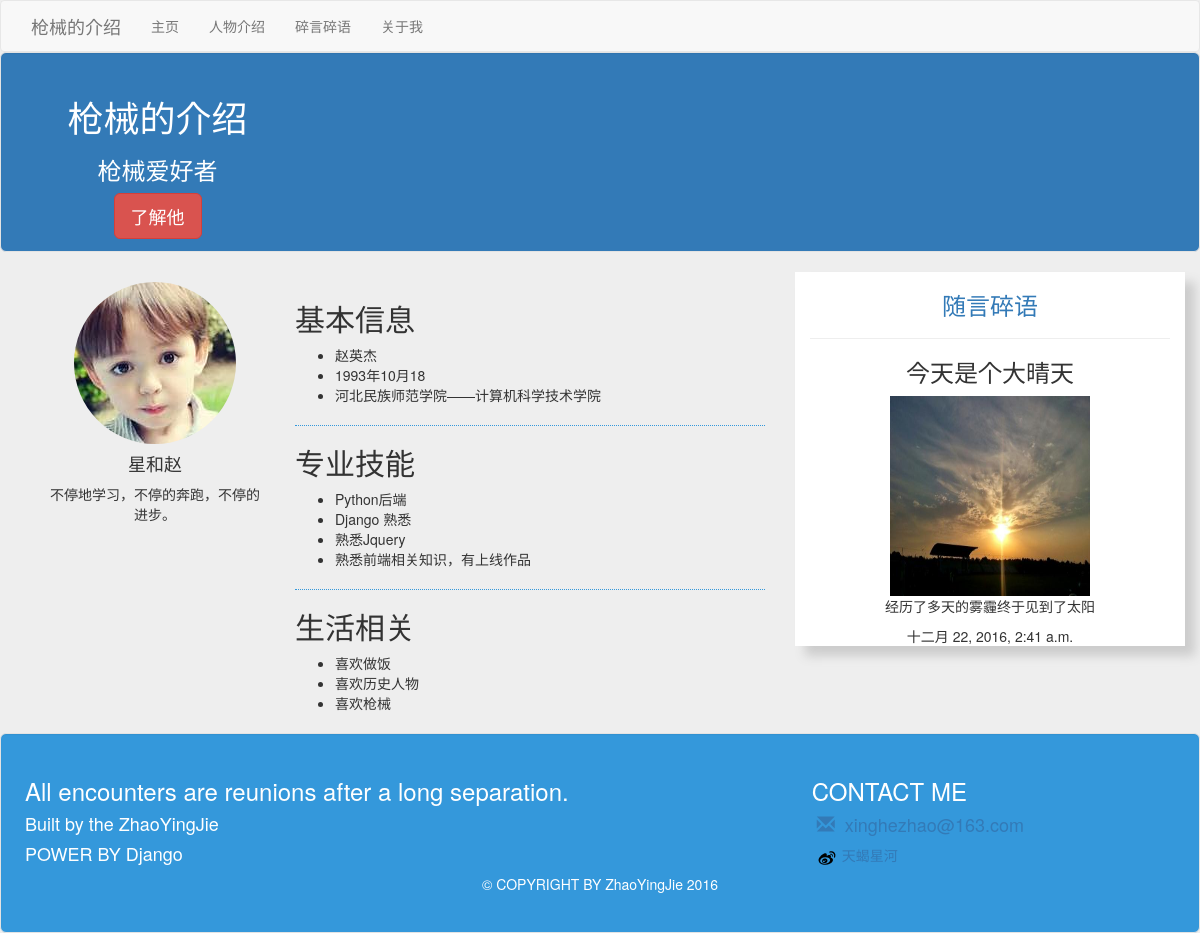
Screenshot of /aboutme/ with the database file from the repository.
### blog/models.py (models this page shows, shortened)
class Aboutme(models.Model):
    name = models.CharField('姓名',max_length = 10)
    nickname = models.CharField('昵称',max_length = 20)
    motto = models.CharField('座右铭', max_length = 20)
    birthday = models.CharField('生日',max_length = 10)
    university = models.CharField('大学',max_length = 50)
    image = models.ImageField(null = True, blank=True, upload_to='images/%Y/%m/%d')#ull=True,数据库可以为空；blank=True，后台输入可以为空
    skills = models.ManyToManyField(Skill)
    lifes = models.ManyToManyField(Life)

class Skill(models.Model):
    title = models.CharField('专业技能', max_length = 20)
    def __unicode__(self):
        return self.title

class Life(models.Model):
    title = models.CharField('生活相关',max_length = 50)
    def __unicode__(self):
        return self.title

class Speak(models.Model):
    title = models.CharField('题目', max_length = 20, null=True)
    content = models.TextField('碎言碎语', max_length = 200)
    image = models.ImageField(null = True, blank=True, upload_to='images/%Y/%m/%d')#ull=True,数据库可以为空；blank=True，后台输入可以为空
    created = models.DateTimeField(auto_now_add = True)

### blog/views.py (the view)
# urls.py: url(r'^aboutme/$', aboutme, name='aboutme'),
def aboutme(request):
    all_aboutmes = Aboutme.objects.all()
    all_timeline = Speak.objects.all().order_by('-created')
    first_timeline = all_timeline[:1]
    return render(request,'blog_aboutme.html', {
        'all_aboutmes':all_aboutmes,
        'first_timeline':first_timeline
    })

### blog/templates/blog_aboutme.html (shortened to what this page needs)
{% extends 'base.html' %}
{% block content %}
{% for all_aboutme in all_aboutmes %}
<div class="container">
    <div class="row">
        <div class="col-md-8">
            <div class="row" style = "margin:10px 0;">
                <div class="col-md-4" style = "text-align:center;">
                    <img class = "img-circle" src="/static/images/boy.jpg" alt="">
                    <h4>{{ all_aboutme.nickname }}</h4>
                    <p>{{ all_aboutme.motto }}</p>
                </div>
                <div class="col-md-8">
                    <h2>基本信息</h2>
                    <ul>
                        <li>{{ all_aboutme.name }}</li>
                        <li>{{ all_aboutme.birthday }}</li>
                        <li>{{ all_aboutme.university }}</li>
                    </ul>
                    <hr style="height:10px;border:0;border-bottom:1px dotted #3498DB;margin:0"/>
                    <h2>专业技能</h2>
                    <ul>
                    {% for skill in all_aboutme.skills.all %}
                        <li>{{ skill }}</li>
                        {% endfor %}
                    </ul>
                    <hr style="height:10px;border:0;border-bottom:1px dotted #3498DB;margin:0"/>
                    <h2>生活相关</h2>
                    <ul>
                    {% for life in all_aboutme.lifes.all %}
                        <li>{{ life }}</li>
                        {% endfor %}
                    </ul>
                </div>
            </div>
        </div>
    {% for time_line in first_timeline %}
        <div class="col-md-4" style = "box-shadow:10px 10px 10px #ccc; background:#fff;">
            <div style="text-align: center;">
                <h3><a href="{% url 'timeline' %}">随言碎语</a></h3>
                <hr>
                <h3>{{ time_line.title}}</h3>
                <img  style = "width:200px;height:200px;"src="/static/{{ MEDIA_URL }}{{ time_line.image }}" alt="">
                <p>{{ time_line.content}}</p>
                <span class="cd-date">{{ time_line.created }}</span>
            </div>
        </div>
    {% endfor %}
    </div>
</div>
{% endfor %}
{% endblock %}

### rows the page displays
Aboutme: nickname "星和赵", motto "不停地学习，不停的奔跑，不停的进步。", name "赵英杰", birthday "1993年10月18", university "河北民族师范学院——计算机科学技术学院"
Skill: title "Python后端"
Skill: title "Django 熟悉"
Skill: title "熟悉Jquery"
Skill: title "熟悉前端相关知识，有上线作品"
Life: title "喜欢做饭"
Life: title "喜欢历史人物"
Life: title "喜欢枪械"
Speak: title "今天是个大晴天", image (picture), content "经历了多天的雾霾终于见到了太阳", created "十二月 22, 2016, 2:41 a.m."
